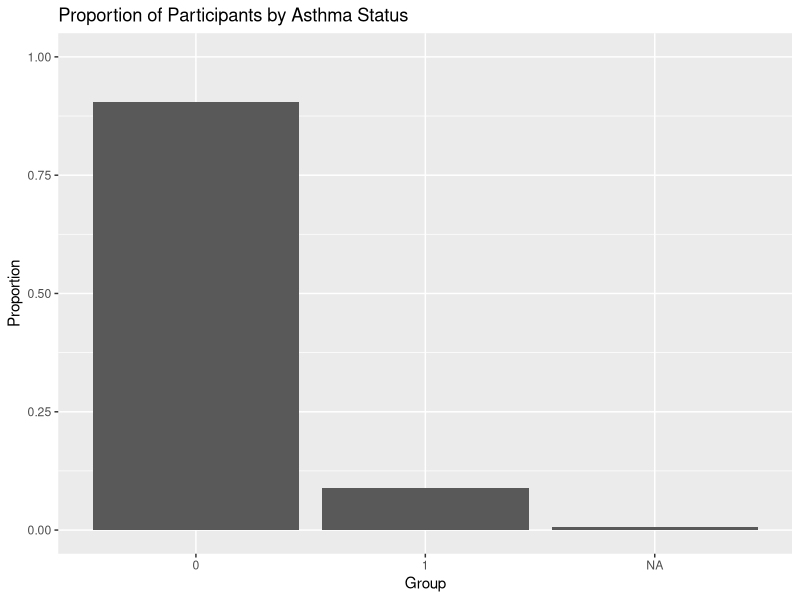
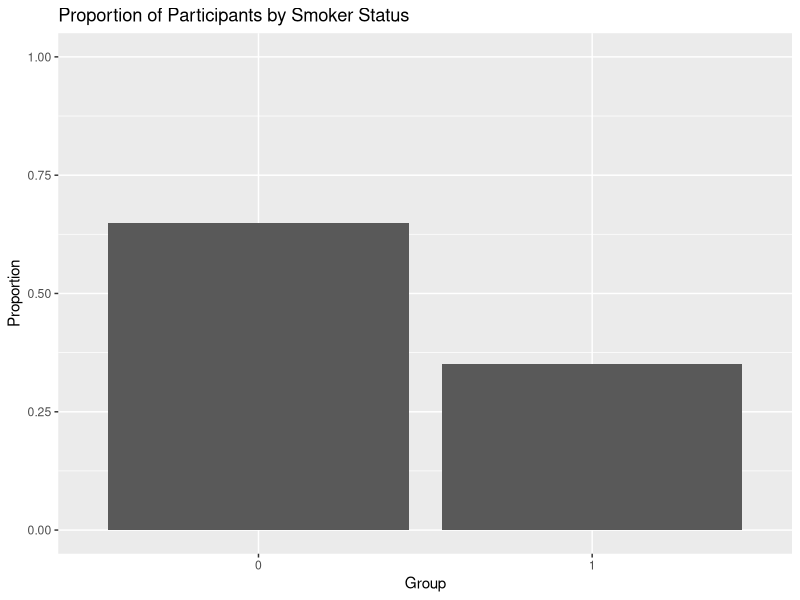

Reproduce these figures in R, in order.
library(tidyverse)
library(haven)
library(ggplot2)

# Load the data
asthma_df <- read_dta("data/family asthma p1 data version2.dta")

# Reshape the data
asthma_tidy_df <- asthma_df %>%
  pivot_longer(
    cols = matches("\\d+$"),           
    names_to = c(".value", "visit"),  
    names_pattern = "([a-z]+)(\\d+)"   
  ) %>%
  select(family, id, visit, everything())

# Print out the columns
columns = colnames(asthma_tidy_df)
columns

# See what is in each of the columns
summary(asthma_tidy_df)

#Research Question Drives what I should look at
#Question 1 has to do with if asthmatics suffer steeper rates of decline or lower levels of lung function independent of smoking?
#First, I think I should visualize and record asthma and smoking data.

#First, how many unique participants do I have
num_unique_participants <- n_distinct(asthma_tidy_df$id)
cat("The number of unique participants is", num_unique_participants, "\n")

# Ok, now lets take a look at the asthma column
ggplot(asthma_tidy_df, aes(x = factor(asthma))) +
  geom_bar(aes(y = after_stat(prop), group = 1)) +
  scale_y_continuous(limits = c(0, 1)) +
  labs(
    title = "Proportion of Participants by Asthma Status",
    x = "Group", 
    y = "Proportion"
    )

# Ok, now, let's take a look at the smoking data
ggplot(asthma_tidy_df, aes(x = factor(smkever))) +
  geom_bar(aes(y = after_stat(prop), group = 1)) +
  scale_y_continuous(limits = c(0, 1)) +
  labs(
    title = "Proportion of Participants by Smoker Status",
    x = "Group", 
    y = "Proportion"
  )




